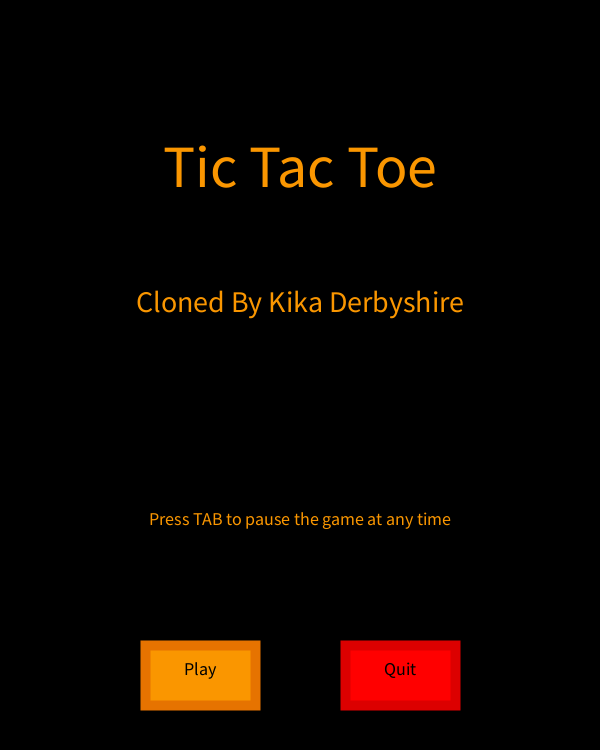
Frame 1 (no input)
Frame 60 (the mouse pressed at the canvas centre just before this capture): identical to frame 1, image omitted
Frame 120 (the mouse held since frame 60 and released just before this capture): identical to frame 1, image omitted

The Processing sketch that drew this single still picture (run headless with seeded random() and noise(); from frame 60 on, the mouse is pressed at the canvas centre):

// Processing sketch: processing_187568
// ── processing_187568.pde

/* Tic Tac Toe Clone by Kika Derbyshire
Starts a replayable TicTacToe program that keeps score */
void setup() {
  size(600,750); //height = width + 150
}

int player1Score = 0;
int player2Score = 0;
boolean gameStart = false;
boolean pauseGame = false;
boolean gameOverDraw = false;
boolean a1Occupied = false;
boolean a2Occupied = false;
boolean a3Occupied = false;
boolean b1Occupied = false;
boolean b2Occupied = false;
boolean b3Occupied = false;
boolean c1Occupied = false;
boolean c2Occupied = false;
boolean c3Occupied = false;
boolean player1 = true;
boolean player1hasa1 = false;
boolean player1hasa2 = false;
boolean player1hasa3 = false;
boolean player1hasb1 = false;
boolean player1hasb2 = false;
boolean player1hasb3 = false;
boolean player1hasc1 = false;
boolean player1hasc2 = false;
boolean player1hasc3 = false;
boolean player2hasa1 = false;
boolean player2hasa2 = false;
boolean player2hasa3 = false;
boolean player2hasb1 = false;
boolean player2hasb2 = false;
boolean player2hasb3 = false;
boolean player2hasc1 = false;
boolean player2hasc2 = false;
boolean player2hasc3 = false;
boolean player1Win = false;
boolean player2Win = false;
int gamesPlayed = 0;
long mssStart = millis();
long frameCountClick = 0;
void draw() {
  fill(0);
  noStroke();
  rectMode(CORNER);
  rect(0,0,2*width,2*height);
  stroke(255);
  strokeWeight(10);
  line(width/3,0,width/3,height-150);
  line(2 * width / 3,0,2 * width / 3, height-150);
  line(0,(height-150)/3,width,(height-150)/3);
  line(0,2*(height-150)/3,width,2*(height-150)/3);
  line(0,height-150,width,height-150);
  line(((width/3)+20),(height-150),(width/3)+20,height);
  line(2*width/3+10,(height-150),2*width/3+10,height);
  fill(255);
  textSize(45);
  textAlign(MODEL);
  text("Turn:",0,height-75);
  textSize(24);
  fill(255,0,0);
  text("Player 1 Score",width/3+30,height-100);
  fill(0,0,255);
  text("Player 2 Score",2*width/3+20,height-100);
  textSize(45);
  text(player2Score,2*width/3+20,height-60);
  fill(255,0,0);
  text(player1Score,width/3+30,height-60);
  if (player1 == true) {
    strokeWeight(10);
    stroke(220,0,0);
    line((width/3)-(width/9),width+20,width/3,width+(width/9)+20);
    line((width/3)-(width/9),width+(width/9)+20,width/3,width+20);
  } else {
    strokeWeight(10);
    stroke(0,0,255);
    ellipseMode(CORNER);
    noFill();
    ellipse((width/3)-(width/9),width+20,width/9,width/9);
  }
  if (player1hasa1 == true) {
    strokeWeight(10);
    stroke(220,0,0);
    line(0,0,width/3,(height-150)/3);
    line(width/3,0,0,(height-150)/3);
  }
  if (player1hasa2 == true) {
    strokeWeight(10);
    stroke(220,0,0);
    line(0,(height-150)/3,width/3,2*(height-150)/3);
    line(width/3,(height-150)/3,0,2*(height-150)/3);
  }
  if (player1hasa3 == true) {
    strokeWeight(10);
    stroke(220,0,0);
    line(0,2*(height-150)/3,width/3,(height-150));
    line(width/3,2*(height-150)/3,0,(height-150));
  }
  if (player1hasb1 == true) {
    strokeWeight(10);
    stroke(220,0,0);
    line(width/3,0,2*width/3,(height-150)/3);
    line(2*width/3,0,width/3,(height-150)/3);
  }
  if (player1hasb2 == true) {
    strokeWeight(10);
    stroke(220,0,0);
    line(width/3,(height-150)/3,2*width/3,2*(height-150)/3);
    line(2*width/3,(height-150)/3,width/3,2*(height-150)/3);
  }
  if (player1hasb3 == true) {
    strokeWeight(10);
    stroke(220,0,0);
    line(width/3,2*(height-150)/3,2*width/3,(height-150));
    line(2*width/3,2*(height-150)/3,width/3,(height-150));
  }
  if (player1hasc1 == true) {
    strokeWeight(10);
    stroke(220,0,0);
    line(2*width/3,0,width,(height-150)/3);
    line(width,0,2*width/3,(height-150)/3);
  }
  if (player1hasc2 == true) {
    strokeWeight(10);
    stroke(220,0,0);
    line(2*width/3,(height-150)/3,width,2*(height-150)/3);
    line(width,(height-150)/3,2*width/3,2*(height-150)/3);
  }
  if (player1hasc3 == true) {
    strokeWeight(10);
    stroke(220,0,0);
    line(2*width/3,2*(height-150)/3,width,(height-150));
    line(width,2*(height-150)/3,2*width/3,(height-150));
  }
  if (player2hasa1 == true) {
    ellipseMode(CORNER);
    noFill();
    stroke(0,0,255);
    ellipse(0,0,width/3,(height-150)/3);
  }
  if (player2hasa2 == true) {
    ellipseMode(CORNER);
    noFill();
    stroke(0,0,255);
    ellipse(0,(height-150)/3,width/3,(height-150)/3);
  }
  if (player2hasa3 == true) {
    ellipseMode(CORNER);
    noFill();
    stroke(0,0,255);
    ellipse(0,2*(height-150)/3,width/3,(height-150)/3);
  }
  if (player2hasb1 == true) {
    ellipseMode(CORNER);
    noFill();
    stroke(0,0,255);
    ellipse(width/3,0,width/3,(height-150)/3);
  }
  if (player2hasb2 == true) {
    ellipseMode(CORNER);
    noFill();
    stroke(0,0,255);
    ellipse(width/3,(height-150)/3,width/3,(height-150)/3);
  }
  if (player2hasb3 == true) {
    ellipseMode(CORNER);
    noFill();
    stroke(0,0,255);
    ellipse(width/3,2*(height-150)/3,width/3,(height-150)/3);
  }
  if (player2hasc1 == true) {
    ellipseMode(CORNER);
    noFill();
    stroke(0,0,255);
    ellipse(2*width/3,0,width/3,(height-150)/3);
  }
  if (player2hasc2 == true) {
    ellipseMode(CORNER);
    noFill();
    stroke(0,0,255);
    ellipse(2*width/3,(height-150)/3,width/3,(height-150)/3);
  }
  if (player2hasc3 == true) {
    ellipseMode(CORNER);
    noFill();
    stroke(0,0,255);
    ellipse(2*width/3,2*(height-150)/3,width/3,(height-150)/3);
  }
  textAlign(CENTER);
  if (((player1hasa1 == true) && (player1hasa2 == true) && (player1hasa3 == true)) || ((player1hasb1 == true) && (player1hasb2 == true) && (player1hasb3 == true)) || ((player1hasc1 == true) && (player1hasc2 == true) && (player1hasc3 == true)) || ((player1hasa1 == true) && (player1hasb1 == true) && (player1hasc1 == true)) || ((player1hasa2 == true) && (player1hasb2 == true) && (player1hasc2 == true)) || ((player1hasa3 == true) && (player1hasb3 == true) && (player1hasc3 == true)) || ((player1hasa1 == true) && (player1hasb2 == true) && (player1hasc3 == true)) || ((player1hasa3 == true) && (player1hasb2 == true) && (player1hasc1 == true)) && (gameOverDraw == false)) {
    textSize(60);
    rectMode(CENTER);
    fill(250,150,0);
    stroke(230,115,0);
    rect(width/2,(height-150)/2,3*width/4,7*(height-150)/8);
    fill(random(255),random(190),random(100));
    text("Player 1 wins.",width/2,(height-150)/2);
    player1Win = true;
    stroke(220,0,0);
    fill(255,0,0);
    rect(width/2,5*(height-150)/6,110,60);
    stroke(0,220,0);
    fill(0,255,0);
    rect(width/2,(height-150)/6,110,60);
    fill(0);
    textSize(18);
    text("Quit?",width/2,5*(height-150)/6);
    text("Play Again?",width/2,(height-150)/6);
  } else if (((player2hasa1 == true) && (player2hasa2 == true) && (player2hasa3 == true)) || ((player2hasb1 == true) && (player2hasb2 == true) && (player2hasb3 == true)) || ((player2hasc1 == true) && (player2hasc2 == true) && (player2hasc3 == true)) || ((player2hasa1 == true) && (player2hasb1 == true) && (player2hasc1 == true)) || ((player2hasa2 == true) && (player2hasb2 == true) && (player2hasc2 == true)) || ((player2hasa3 == true) && (player2hasb3 == true) && (player2hasc3 == true)) || ((player2hasa1 == true) && (player2hasb2 == true) && (player2hasc3 == true)) || ((player2hasa3 == true) && (player2hasb2 == true) && (player2hasc1 == true)) && (gameOverDraw == false)) {
    textSize(60);
    rectMode(CENTER);
    fill(250,150,0);
    stroke(230,115,0);
    rect(width/2,(height-150)/2,3*width/4,7*(height-150)/8);
    fill(random(255),random(190),random(100));
    text("Player 2 wins.",width/2,(height-150)/2);
    player2Win = true;
    stroke(220,0,0);
    fill(255,0,0);
    rect(width/2,5*(height-150)/6,110,60);
    stroke(0,220,0);
    fill(0,255,0);
    rect(width/2,(height-150)/6,110,60);
    fill(0);
    textSize(18);
    text("Quit?",width/2,5*(height-150)/6);
    text("Play Again?",width/2,(height-150)/6);
  } else if ((a1Occupied == true) && (a2Occupied == true) && (a3Occupied == true) && (b1Occupied == true) && (b2Occupied == true) && (b3Occupied == true) && (c1Occupied == true) && (c2Occupied == true) && (c3Occupied == true) && (player1Win == false) && (player2Win == false)) { 
    textSize(60);
    rectMode(CENTER);
    fill(250,150,0);
    stroke(230,115,0);
    rect(width/2,(height-150)/2,3*width/4,7*(height-150)/8);
    fill(0,255,0);
    text("It's a draw.",width/2,(height-150)/2);
    gameOverDraw = true;
    stroke(220,0,0);
    fill(255,0,0);
    rect(width/2,5*(height-150)/6,110,60);
    stroke(0,220,0);
    fill(0,255,0);
    rect(width/2,(height-150)/6,110,60);
    fill(0);
    textSize(18);
    text("Quit?",width/2,5*(height-150)/6);
    text("Play Again?",width/2,(height-150)/6);
  }
  if (gameStart == false) {
    fill(0);
    stroke(0);
    rectMode(CORNER);
    rect(0,0,width,height);
    textSize(60);
    fill(250,150,0);
    textAlign(CENTER);
    text("Tic Tac Toe",width/2,height/4);
    textSize(30);
    text("Cloned By Kika Derbyshire",width/2,5*height/12);
    textSize(18);
    text("Press TAB to pause the game at any time",width/2,(height/2+(height-75))/2);
    rectMode(CENTER);
    stroke(230,115,0);
    rect(width/3,height-75,110,60);
    fill(255,0,0);
    stroke(220,0,0);
    rect(2*width/3,height-75,110,60);
    fill(0);
    text("Play",width/3,height-75);
    text("Quit",2*width/3,height-75);
  }
  if (pauseGame == true) {
    fill(0);
    stroke(0);
    rectMode(CENTER);
    rect(0,0,width*2,2*height);
    fill(255,150,0);
    textAlign(CENTER);
    textSize(45);
    text("Game Is Paused",width/2,height/2);
    strokeWeight(10);
    fill(255,0,0);
    stroke(220,0,0);
    rect(width/2,2*height/3,110,60);
    fill(0,255,0);
    stroke(0,220,0);
    rect(width/2,height/3,110,60);
    textSize(18);
    fill(0);
    text("Resume",width/2,height/3);
    text("Quit",width/2,2*height/3);
  }
}
void mouseClicked() {
  if ((gameStart == false) && (mouseX>width/3-55) && (mouseX<width/3+55) && (mouseY > height-105) && (mouseY < height-45)) {
    gameStart = true;
  } else if ((gameStart == false) && (mouseX>2*width/3-55) && (mouseX<2*width/3+55) && (mouseY > height-105) && (mouseY < height-45)) {
    exit();
  }
  if (pauseGame == true) {
    if ((mouseX > (width/2)-55) && (mouseX < (width/2)+55) && (mouseY > (height/3)-55) && (mouseY < (height/3)+55)) {
      pauseGame = false;
    } else if ((mouseX > (width/2)-55) && (mouseX < (width/2)+55) && (mouseY > (2*height/3)-55) && (mouseY < (2*height/3)+55)) {
      exit();
    }
  }
  if ((player1 == true) && (player1Win == false) && (player2Win == false) && (gameOverDraw == false) && (mouseX > 0) && (mouseX < width) && (mouseY < (height-150)) && (mouseY > 0) && (gameStart == true) && (pauseGame == false)) {
    if (mouseX < width/3) {
      if ((mouseY < (height-150)/3) && (a1Occupied == false)) {
        player1 = false;
        a1Occupied = true;
        player1hasa1 = true;
      } else if ((mouseY < 2*(height-150)/3) && (mouseY > (height-150)/3) && (a2Occupied == false)) {
        player1 = false;
        a2Occupied = true;
        player1hasa2 = true;
      } else if ((mouseY < (height-150)) && (mouseY > 2*(height-150)/3) && (a3Occupied == false)) {
        player1 = false;
        a3Occupied = true;
        player1hasa3 = true;
      }
    } else if ((mouseX < 2*width/3) && (mouseX > width/3)) {
      if ((mouseY < (height-150)/3) && (b1Occupied == false)) {
        player1 = false;
        b1Occupied = true;
        player1hasb1 = true;
      } else if ((mouseY < 2*(height-150)/3) && (mouseY > (height-150)/3) && (b2Occupied == false)) {
        player1 = false;
        b2Occupied = true;
        player1hasb2 = true;
      } else if ((mouseY < (height-150)) && (mouseY > 2*(height-150)/3) && (b3Occupied == false)) {
        player1 = false;
        b3Occupied = true;
        player1hasb3 = true;
      }
    } else if ((mouseX > 2*width/3) && (mouseX < width)) {
      if ((mouseY < (height-150)/3) && (c1Occupied == false)) {
        player1 = false;
        c1Occupied = true;
        player1hasc1 = true;
      } else if ((mouseY < 2*(height-150)/3) && (mouseY > (height-150)/3) && (c2Occupied == false)) {
        player1 = false;
        c2Occupied = true;
        player1hasc2 = true;
      } else if ((mouseY < (height-150)) && (mouseY > 2*(height-150)/3) && (c3Occupied == false)) {
        player1 = false;
        c3Occupied = true;
        player1hasc3 = true;
      }
    }
  } else if ((player1 == false) && (player1Win == false) && (player2Win == false) && (gameOverDraw == false) && (mouseX > 0) && (mouseX < width) && (mouseY < (height-150)) && (mouseY > 0) && (gameStart == true) && (pauseGame == false)) {
    if (mouseX < width/3) {
      if ((mouseY < (height-150)/3) && (a1Occupied == false)) {
        player1 = true;
        a1Occupied = true;
        player2hasa1 = true;
      } else if ((mouseY < 2*(height-150)/3) && (mouseY > (height-150)/3) && (a2Occupied == false)) {
        player1 = true;
        a2Occupied = true;
        player2hasa2 = true;
      } else if ((mouseY < (height-150)) && (mouseY > 2*(height-150)/3) && (a3Occupied == false)) {
        player1 = true;
        a3Occupied = true;
        player2hasa3 = true;
      }
    } else if ((mouseX < 2*width/3) && (mouseX > width/3)) {
      if ((mouseY < (height-150)/3) && (b1Occupied == false)) {
        player1 = true;
        b1Occupied = true;
        player2hasb1 = true;
      } else if ((mouseY < 2*(height-150)/3) && (mouseY > (height-150)/3)&& (b2Occupied == false)) {
        player1 = true;
        b2Occupied = true;
        player2hasb2 = true;
      } else if ((mouseY < (height-150)) && (mouseY > 2*(height-150)/3) && (b3Occupied == false)) {
        player1 = true;
        b3Occupied = true;
        player2hasb3 = true;
      }
    } else if ((mouseX < width) && (mouseX > 2*width/3)) {
      if ((mouseY < height/3) && (c1Occupied == false)) {
        player1 = true;
        c1Occupied = true;
        player2hasc1 = true;
      } else if ((mouseY < 2*(height-150)/3) && (mouseY > (height-150)/3) && (c2Occupied == false)) {
        player1 = true;
        c2Occupied = true;
        player2hasc2 = true;
      } else if ((mouseY < (height-150)) && (mouseY > 2*(height-150)/3) && (c3Occupied == false)) {
        player1 = true;
        c3Occupied = true;
        player2hasc3 = true;
      }
    }
  }
  if (((player1Win == true) || (player2Win == true) || (gameOverDraw == true)) && (mouseY < (5*(height-150)/6 +30)) && (mouseY > (5*(height-150)/6 - 30)) && (mouseX > (width/2 -55)) && (mouseX < (width/2 + 55))) {
    exit(); 
  } else if (((player1Win == true) || (player2Win == true) || (gameOverDraw == true)) && (mouseY < ((height-150)/6 +30)) && (mouseY > ((height-150)/6 - 30)) && (mouseX > (width/2 -55)) && (mouseX < (width/2 + 55))) {
    if (player1Win == true) {
      player1Score++;
    } else if (player2Win == true) {
      player2Score++;
    }
    gamesPlayed++;
    gameOverDraw = false;
    a1Occupied = false;
    a2Occupied = false;
    a3Occupied = false;
    b1Occupied = false;
    b2Occupied = false;
    b3Occupied = false;
    c1Occupied = false;
    c2Occupied = false;
    c3Occupied = false;
    if (gamesPlayed % 2 == 0) {
      player1 = true;
    } else if (gamesPlayed % 2 != 0) {
      player1 = false;
    }
    player1hasa1 = false;
    player1hasa2 = false;
    player1hasa3 = false;
    player1hasb1 = false;
    player1hasb2 = false;
    player1hasb3 = false;
    player1hasc1 = false;
    player1hasc2 = false;
    player1hasc3 = false;
    player2hasa1 = false;
    player2hasa2 = false;
    player2hasa3 = false;
    player2hasb1 = false;
    player2hasb2 = false;
    player2hasb3 = false;
    player2hasc1 = false;
    player2hasc2 = false;
    player2hasc3 = false;
    player1Win = false;
    player2Win = false;    
  }
}

void keyPressed() {
  if (key == TAB) {
    if ((pauseGame == false) && (gameStart == true)) {
      pauseGame = true;
    } else {
      pauseGame = false;
    }
  }
}
